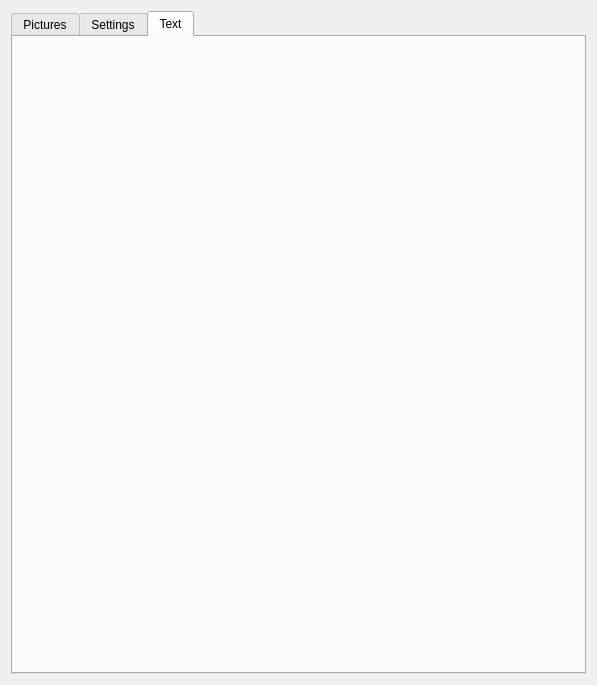
<?xml version="1.0" encoding="UTF-8"?>
<ui version="4.0">
 <class>SideBarWidget</class>
 <widget class="QWidget" name="SideBarWidget">
  <property name="geometry">
   <rect>
    <x>0</x>
    <y>0</y>
    <width>597</width>
    <height>685</height>
   </rect>
  </property>
  <property name="windowTitle">
   <string>Form</string>
  </property>
  <layout class="QVBoxLayout" name="verticalLayout">
   <item>
    <widget class="QTabWidget" name="tabWidget">
     <property name="currentIndex">
      <number>2</number>
     </property>
     <widget class="QWidget" name="picturesTab">
      <attribute name="title">
       <string>Pictures</string>
      </attribute>
      <layout class="QVBoxLayout" name="verticalLayout_2">
       <property name="leftMargin">
        <number>0</number>
       </property>
       <property name="topMargin">
        <number>0</number>
       </property>
       <property name="rightMargin">
        <number>0</number>
       </property>
       <property name="bottomMargin">
        <number>0</number>
       </property>
      </layout>
     </widget>
     <widget class="QWidget" name="settingsTab">
      <attribute name="title">
       <string>Settings</string>
      </attribute>
      <layout class="QVBoxLayout" name="verticalLayout_3">
       <property name="leftMargin">
        <number>0</number>
       </property>
       <property name="topMargin">
        <number>0</number>
       </property>
       <property name="rightMargin">
        <number>0</number>
       </property>
       <property name="bottomMargin">
        <number>0</number>
       </property>
      </layout>
     </widget>
     <widget class="QWidget" name="textTab">
      <attribute name="title">
       <string>Text</string>
      </attribute>
      <layout class="QVBoxLayout" name="verticalLayout_4">
       <property name="leftMargin">
        <number>0</number>
       </property>
       <property name="topMargin">
        <number>0</number>
       </property>
       <property name="rightMargin">
        <number>0</number>
       </property>
       <property name="bottomMargin">
        <number>0</number>
       </property>
      </layout>
     </widget>
    </widget>
   </item>
  </layout>
 </widget>
 <resources/>
 <connections/>
</ui>
